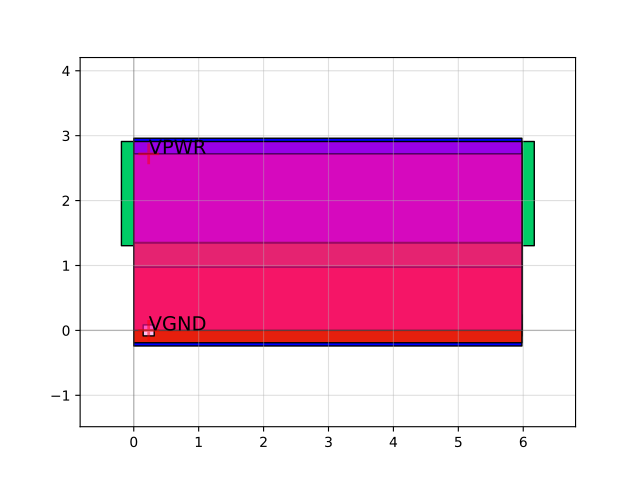

Write the Python code that produced this figure.
import sky130

c = sky130.components.sky130_fd_sc_hd__xor2_2()
c.plot()
